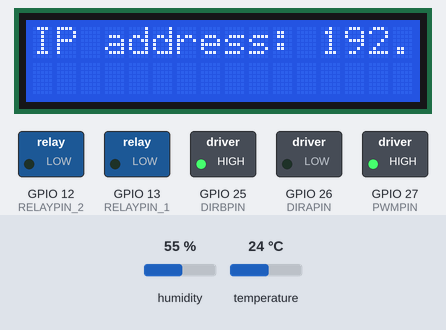
Bench run of a sketch on a simulated ESP32. Shown: 16×2 character LCD, switched loads named in the sketch (green lamp = pin HIGH). The test bench sets the inputs (shaded band); at power-on: temperature 24 °C, humidity 55 %. WiFi joins after 1.5 s; servers stay silent unless stated; web services answer with replies made up by the test bench; what the sketch prints to the serial monitor is not drawn.

Above: at 8.0 s.
8.1 s: temperature set to 35 °C
At 10.1 s:
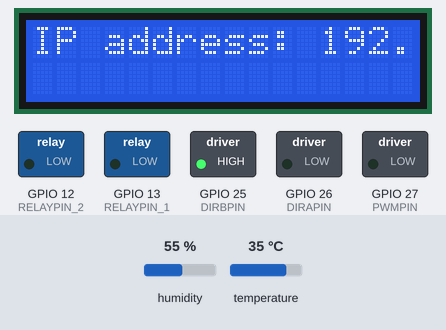
20.3 s: temperature set to 38 °C
At 30.0 s:
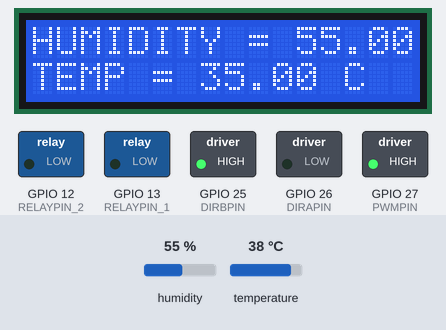
32.5 s: humidity set to 22 %
At 41.9 s:
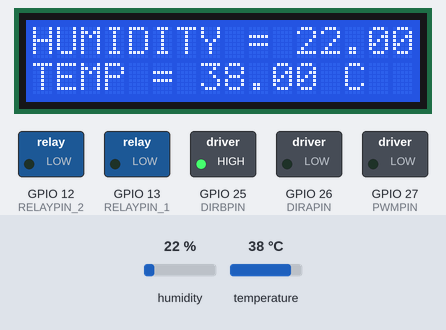
Timing chart, 0 to 50.7 s (numbered marks = the images above; inputs shaded):
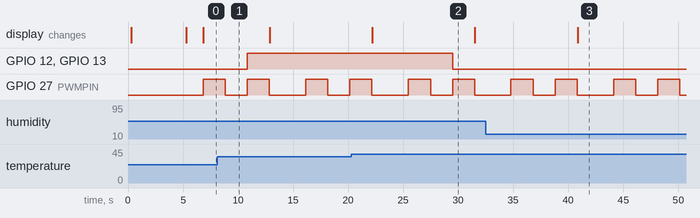

The sketch:

RPL-ESP32.ino
```cpp
#include <LiquidCrystal_I2C.h>
#include "DHT.h"
#include  "WiFi.h"
WiFiClient client;
//========== PINOUT =============//
/* RELAY1 - 13
 * RELAY2 - 12
 * PWM - 27
 * DIR - 26
 * DHT - 14
 * SCL - 22
 * SDA - 21
 */

#define RELAYPIN_1 13
#define RELAYPIN_2 12
#define PWMPIN 27
#define DIRAPIN 26
#define DIRBPIN 25


const int freq = 30000;
const int ledChannel = 0;
const int resolution = 8;

#define DHTPIN 14     // Digital pin connected to the DHT sensor
// Pin that can be used =  3, 4, 5, 12, 13 or 14
// Pin 15 can work but DHT must be disconnected during program upload.
#define DHTTYPE DHT11   // DHT 11
// Connect a 10K resistor from pin 2 (data) to pin 1 (power) of the sensor
DHT dht(DHTPIN, DHTTYPE);

int lcdColumns = 16;
int lcdRows = 2;
char Xbuffer[50];
LiquidCrystal_I2C lcd(0x27, lcdColumns, lcdRows);  //PIN 21 - SDA, PIN 22 - SCL

#define MAXTEMP 36 //Max Temperature for the Incubator
#define MINTEMP 34 //Min Temerature for the Incubator
#define MOTORSPEED 120

//#define DEBUG //Uncomment for Printing Variable

String thingSpeakAddress = "api.thingspeak.com";
String writeAPIKey = "VYIHER65R7QOQZQU";
String tsfield1Name;
String request_string;

void setup() {
  Serial.begin(115200);

  lcd.init();
  delay(100);
  lcd.backlight();
  delay(100);
  lcd.setCursor(0, 0);
  lcd.print("PREPARING ...");
  delay(5000);
  lcd.clear();

//  WiFi.begin("HUAWEI-dE3F", "wifirumah");
  WiFi.begin("UAF", "ustioairforce");
  // Wait for wifi to be connected
  uint32_t notConnectedCounter = 0;
  while (WiFi.status() != WL_CONNECTED) {
      lcd.print("Wifi Connecting");
      delay(100);
      Serial.println("Wifi connecting...");
      lcd.clear();
//      notConnectedCounter++;
//      if(notConnectedCounter > 50) { // Reset board if not connected after 5s
//          Serial.println("Resetting due to Wifi not connecting...");
//          ESP.restart();
//      }
  }
  Serial.println("");
  Serial.println("WiFi connected");
  lcd.print("IP address: ");
  Serial.println("IP address: ");
  lcd.print(WiFi.localIP());
  Serial.println(WiFi.localIP());

  pinMode(RELAYPIN_1,OUTPUT);
  pinMode(RELAYPIN_2,OUTPUT);
  pinMode(PWMPIN,OUTPUT);
  pinMode(DIRAPIN,OUTPUT);
  pinMode(DIRBPIN,OUTPUT);
  //ledcSetup(ledChannel, freq, resolution);
  //ledcAttachPin(PWMPIN, ledChannel);

  dht.begin();
  digitalWrite(DIRAPIN,LOW);
  digitalWrite(DIRBPIN,HIGH);
//  ledcWrite(ledChannel, 100);
  digitalWrite(PWMPIN,HIGH);
  //ledcWrite(ledChannel, 100);
}

void loop() {
  digitalWrite(PWMPIN,HIGH);

  float h = dht.readHumidity();
  float t = dht.readTemperature(); //Celcius
  float f = dht.readTemperature(true); //Farenheit

  delay(2000);
  digitalWrite(PWMPIN,LOW);
  delay(2000);
  digitalWrite(PWMPIN,HIGH);

  //==== WARNING EXPERIMENTAL CODE !! ====//
  // Used for re-read the sensor if it's reading failed
  //
  //  if (isnan(h) || isnan(t) || isnan(f)) {
  //    Serial.println(F("Failed to read Sensor !!"));
  //    return;
  //  }
  //  float hif = dht.computeHeatIndex(f, h); // Compute heat index in Fahrenheit (the default)
  //  float hic = dht.computeHeatIndex(t, h, false); // Compute heat index in Celsius (isFahreheit = false)
  //
  //======================================//

  #ifdef DEBUG
    Serial.print(F("Humidity: "));
    Serial.print(h);
    Serial.print(F("%  Temperature: "));
    Serial.print(t);
    Serial.print(F("°C "));
    Serial.println(f);
  #endif

  //ON - OFF Control for the temperature
  if(t > MAXTEMP) {
    digitalWrite(RELAYPIN_1,LOW);
    digitalWrite(RELAYPIN_2,LOW);
  }
  else if (t < MINTEMP){
    digitalWrite(RELAYPIN_1,HIGH);
    digitalWrite(RELAYPIN_2,HIGH);
  }
  delay(2000);
  digitalWrite(PWMPIN,LOW);
  lcd.clear();

  lcd.setCursor(0, 0);
  sprintf(Xbuffer,"HUMIDITY = %.2f",h);
  lcd.print(Xbuffer);

  lcd.setCursor(0, 1);
  sprintf(Xbuffer,"TEMP = %.2f C",t);
  lcd.print(Xbuffer);
  kirim_thingspeak(t,h);
  delay(2000);
}

void kirim_thingspeak(float suhu, float hum) {
  if (client.connect("api.thingspeak.com", 80)) {
    request_string = "/update?";
    request_string += "key=";
    request_string += writeAPIKey;
    request_string += "&";
    request_string += "field1";
    request_string += "=";
    request_string += suhu;
    request_string += "&";
    request_string += "field2";
    request_string += "=";
    request_string += hum;
    Serial.println(String("GET ") + request_string + " HTTP/1.1\r\n" +
                 "Host: " + thingSpeakAddress + "\r\n" +
                 "Connection: close\r\n\r\n");

    client.print(String("GET ") + request_string + " HTTP/1.1\r\n" +
                 "Host: " + thingSpeakAddress + "\r\n" +
                 "Connection: close\r\n\r\n");
    unsigned long timeout = millis();
    while (client.available() == 0) {
      if (millis() - timeout > 5000) {
        Serial.println(">>> Client Timeout !");
        client.stop();
        return;
      }
    }

    while (client.available()) {
      String line = client.readStringUntil('\r');
      Serial.print(line);
    }

    Serial.println();
    Serial.println("closing connection");

  }
}
```

Measured:
- the behaviour switches between 36 and 37 °C on temperature (found by bisection; images 1 and 2)
- after the input at 20.3 s, GPIO 12 (RELAYPIN_2), GPIO 13 (RELAYPIN_1): HIGH → LOW after 9.2 s
- after the input at 32.5 s, the display: changes after 8.3 s (image 3)
- what the display in image 2 shows lasts 9.3 s, from 22.2 s to 31.5 s
